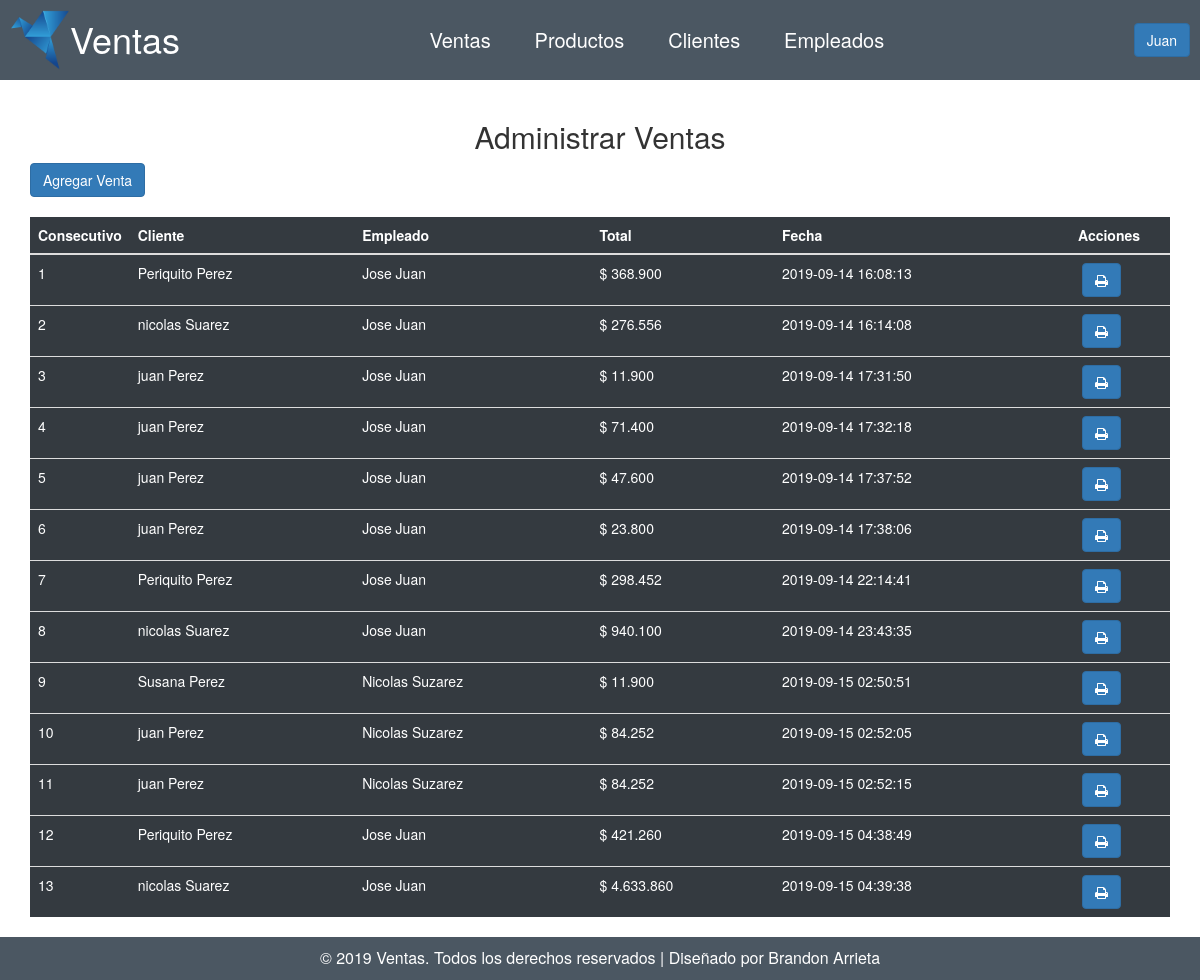
The app's page /ventas (signed in) with its own data.
### tables this page shows
CREATE TABLE `tblfactura` (
  `consecutivo` int(11) NOT NULL,
  `fecha` timestamp NOT NULL DEFAULT current_timestamp(),
  `empleado` int(11) NOT NULL,
  `cliente` int(11) NOT NULL,
  `total` int(11) NOT NULL
);

### controladores/plantilla.controlador.php (called while the page is built)
<?php
class ControladorPlantilla{
    public function ctrPlantilla(){
        include "vistas/plantilla.php";
    }
}

### index.php (called while the page is built, shortened)
<?php
    require_once 'controladores/plantilla.controlador.php';
    require_once 'controladores/ventas.controlador.php';
    require_once 'modelos/ventas.modelo.php';
    $plantilla = new ControladorPlantilla();
    $plantilla -> ctrPlantilla();

### modelos/conexion.php (called while the page is built)
<?php
class Conexion{
    static public function conectar(){
        $link = new PDO("mysql:host=localhost;dbname=ventas",
        "root",
        "");
        $link->exec("set names utf8");
        return $link;
    }
}

### modelos/ventas.modelo.php (called while the page is built, shortened)
<?php
require_once "conexion.php";
class ModeloVentas{
    static public function mdlMostrarVenta($condicion){
        if($condicion == "cons"){
            $stmt = Conexion::conectar()->prepare("SELECT * FROM tblfactura ORDER BY consecutivo DESC LIMIT 1");
            $stmt -> execute();
            return  $stmt -> fetch();
        }else{
            $stmt = Conexion::conectar()->prepare("SELECT fa.consecutivo, CONCAT(cl.nombre,' ',cl.apellido) as 'nombreCliente',CONCAT(em.nombre,' ',em.apellido) as 'nombreEmpleado', fa.total, fa.fecha FROM tblcliente as cl INNER JOIN tblfactura as fa on cl.docId = fa.cliente INNER join tblempleado as em on fa.empleado = em.docId ORDER BY `fa`.`consecutivo` ASC");
            $stmt -> execute();
            return  $stmt -> fetchAll();
        }
    }
}

### controladores/ventas.controlador.php (called while the page is built, shortened)
<?php
class ControladorVentas{
    static public function ctrMostrarVenta($condicion){
        $respuesta = ModeloVentas::mdlMostrarVenta($condicion);
        return $respuesta;
    }
}

### vistas/modulos/ventas.php (the view, shortened to what this page needs)
<div class="contenido container mt-2">
    <h2 class="text-center">Administrar Ventas</h2>
    <div class=" with-border mb-3" style="margin-bottom: 20px;">
    <a href="crear-venta" style="color: #fff;">
        <button class="btn btn-primary">
             Agregar Venta
        </button>
        </a>
    </div>
    <table class="table tabla-negra">
        <thead>
            <tr>
                <th scope="col" style="width:20px">Consecutivo</th>
                <th scope="col">Cliente</th>
                <th scope="col">Empleado</th>
                <th scope="col">Total</th>
                <th scope="col">Fecha</th>
                <th scope="col" style="width:100px">Acciones</th>
            </tr>
        </thead>
        <tbody>
            <?php
            $condicion = "todo";
            $ventas = ControladorVentas::ctrMostrarVenta($condicion);
            foreach ($ventas as $key => $value):
            $total = number_format($value['total'],0,",",".");
            ?>
                <tr>
                    <td><?= $value['consecutivo']?></td>
                    <td><?= $value['nombreCliente']?></td>
                    <td><?= $value['nombreEmpleado']?></td>
                    <td><?=  "$"." ".$total?></td>
                    <td><?= $value['fecha']?></td>
                    <td><a href="vistas/libs/factura.php?consecutivo=<?= $value['consecutivo']?>" target="_blank">
                         <button class="btn btn-primary btnImprimirFactura ml-4" idFactura="<?= $value['consecutivo']?>"><i class="fa fa-print"></i></button>
                         </a>
                        </div>
                    </td>
                </tr>
            <?php endforeach ?>

### vistas/css/style.css (style rules this page uses)
body { display: flex; flex-direction: column; min-height: 100vh !important; }
.contenido { flex: 1; }
.tabla-negra { color: #fff !important; background-color: #343a40 !important; }
.ml-4 { margin-left: 4px !important; }
.mt-2 { margin-top: 20px !important; }

### records on screen
tblfactura: consecutivo "1", nombreCliente "Periquito Perez", nombreEmpleado "Jose Juan", total "368.900", fecha "2019-09-14 16:08:13"
tblfactura: consecutivo "2", nombreCliente "nicolas Suarez", nombreEmpleado "Jose Juan", total "276.556", fecha "2019-09-14 16:14:08"
tblfactura: consecutivo "3", nombreCliente "juan Perez", nombreEmpleado "Jose Juan", total "11.900", fecha "2019-09-14 17:31:50"
tblfactura: consecutivo "4", nombreCliente "juan Perez", nombreEmpleado "Jose Juan", total "71.400", fecha "2019-09-14 17:32:18"
tblfactura: consecutivo "5", nombreCliente "juan Perez", nombreEmpleado "Jose Juan", total "47.600", fecha "2019-09-14 17:37:52"
tblfactura: consecutivo "6", nombreCliente "juan Perez", nombreEmpleado "Jose Juan", total "23.800", fecha "2019-09-14 17:38:06"
tblfactura: consecutivo "7", nombreCliente "Periquito Perez", nombreEmpleado "Jose Juan", total "298.452", fecha "2019-09-14 22:14:41"
tblfactura: consecutivo "8", nombreCliente "nicolas Suarez", nombreEmpleado "Jose Juan", total "940.100", fecha "2019-09-14 23:43:35"
tblfactura: consecutivo "9", nombreCliente "Susana Perez", nombreEmpleado "Nicolas Suzarez", total "11.900", fecha "2019-09-15 02:50:51"
tblfactura: consecutivo "10", nombreCliente "juan Perez", nombreEmpleado "Nicolas Suzarez", total "84.252", fecha "2019-09-15 02:52:05"
tblfactura: consecutivo "11", nombreCliente "juan Perez", nombreEmpleado "Nicolas Suzarez", total "84.252", fecha "2019-09-15 02:52:15"
tblfactura: consecutivo "12", nombreCliente "Periquito Perez", nombreEmpleado "Jose Juan", total "421.260", fecha "2019-09-15 04:38:49"
tblfactura: consecutivo "13", nombreCliente "nicolas Suarez", nombreEmpleado "Jose Juan", total "4.633.860", fecha "2019-09-15 04:39:38"

### other values on screen
$_SESSION['nombre'] "Juan"
